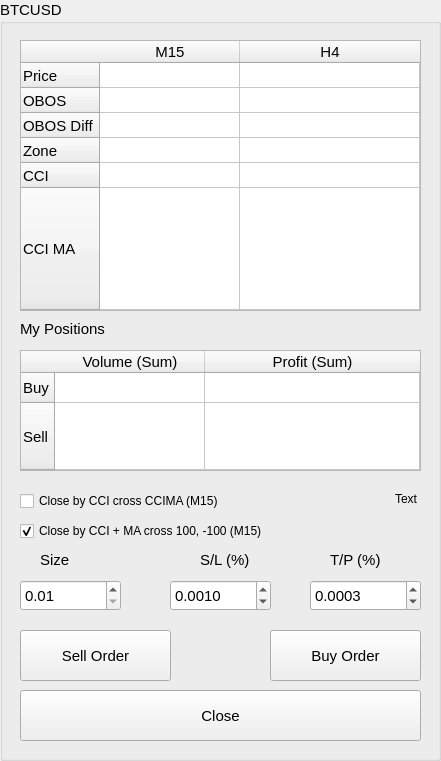
   <widget class="QGroupBox" name="groupBox_3">
    <property name="geometry">
     <rect>
      <x>920</x>
      <y>10</y>
      <width>441</width>
      <height>761</height>
     </rect>
    </property>
    <property name="font">
     <font>
      <family>Arial</family>
      <pointsize>11</pointsize>
      <weight>50</weight>
      <bold>false</bold>
     </font>
    </property>
    <property name="title">
     <string>BTCUSD</string>
    </property>
    <widget class="QPushButton" name="btnBuyBTCUSD">
     <property name="geometry">
      <rect>
       <x>270</x>
       <y>630</y>
       <width>151</width>
       <height>51</height>
      </rect>
     </property>
     <property name="font">
      <font>
       <family>Arial</family>
       <pointsize>11</pointsize>
       <weight>50</weight>
       <bold>false</bold>
      </font>
     </property>
     <property name="text">
      <string>Buy Order</string>
     </property>
    </widget>
    <widget class="QPushButton" name="btnSellBTCUSD">
     <property name="geometry">
      <rect>
       <x>20</x>
       <y>630</y>
       <width>151</width>
       <height>51</height>
      </rect>
     </property>
     <property name="font">
      <font>
       <family>Arial</family>
       <pointsize>11</pointsize>
       <weight>50</weight>
       <bold>false</bold>
      </font>
     </property>
     <property name="text">
      <string>Sell Order</string>
     </property>
    </widget>
    <widget class="QCheckBox" name="cbCloseCCI_BTCUSD">
     <property name="geometry">
      <rect>
       <x>20</x>
       <y>520</y>
       <width>401</width>
       <height>22</height>
      </rect>
     </property>
     <property name="font">
      <font>
       <family>Arial</family>
       <pointsize>9</pointsize>
       <weight>50</weight>
       <bold>false</bold>
      </font>
     </property>
     <property name="text">
      <string>Close by CCI + MA cross 100, -100 (M15)</string>
     </property>
     <property name="checked">
      <bool>true</bool>
     </property>
    </widget>
    <widget class="QCheckBox" name="cbCloseCCIMA_BTCUSD">
     <property name="geometry">
      <rect>
       <x>20</x>
       <y>490</y>
       <width>341</width>
       <height>22</height>
      </rect>
     </property>
     <property name="font">
      <font>
       <family>Arial</family>
       <pointsize>9</pointsize>
       <weight>50</weight>
       <bold>false</bold>
      </font>
     </property>
     <property name="text">
      <string>Close by CCI cross CCIMA (M15)</string>
     </property>
     <property name="checked">
      <bool>false</bool>
     </property>
    </widget>
    <widget class="QPushButton" name="btnCloseBTCUSD">
     <property name="geometry">
      <rect>
       <x>20</x>
       <y>690</y>
       <width>401</width>
       <height>51</height>
      </rect>
     </property>
     <property name="font">
      <font>
       <family>Arial</family>
       <pointsize>11</pointsize>
       <weight>50</weight>
       <bold>false</bold>
      </font>
     </property>
     <property name="text">
      <string>Close</string>
     </property>
    </widget>
    <widget class="QLabel" name="label_13">
     <property name="geometry">
      <rect>
       <x>20</x>
       <y>320</y>
       <width>131</width>
       <height>18</height>
      </rect>
     </property>
     <property name="font">
      <font>
       <family>Arial</family>
       <pointsize>11</pointsize>
       <weight>50</weight>
       <bold>false</bold>
      </font>
     </property>
     <property name="text">
      <string>My Positions</string>
     </property>
    </widget>
    <widget class="QTableWidget" name="tbStatusBTCUSD">
     <property name="enabled">
      <bool>true</bool>
     </property>
     <property name="geometry">
      <rect>
       <x>20</x>
       <y>40</y>
       <width>401</width>
       <height>271</height>
      </rect>
     </property>
     <property name="font">
      <font>
       <family>Arial</family>
       <pointsize>11</pointsize>
       <weight>50</weight>
       <bold>false</bold>
      </font>
     </property>
     <property name="cursor" stdset="0">
      <cursorShape>ArrowCursor</cursorShape>
     </property>
     <property name="autoFillBackground">
      <bool>false</bool>
     </property>
     <property name="editTriggers">
      <set>QAbstractItemView::NoEditTriggers</set>
     </property>
     <property name="selectionMode">
      <enum>QAbstractItemView::NoSelection</enum>
     </property>
     <property name="showGrid">
      <bool>true</bool>
     </property>
     <property name="rowCount">
      <number>6</number>
     </property>
     <property name="columnCount">
      <number>2</number>
     </property>
     <attribute name="horizontalHeaderCascadingSectionResizes">
      <bool>false</bool>
     </attribute>
     <attribute name="horizontalHeaderDefaultSectionSize">
      <number>140</number>
     </attribute>
     <attribute name="horizontalHeaderMinimumSectionSize">
      <number>45</number>
     </attribute>
     <attribute name="horizontalHeaderStretchLastSection">
      <bool>true</bool>
     </attribute>
     <attribute name="verticalHeaderCascadingSectionResizes">
      <bool>false</bool>
     </attribute>
     <attribute name="verticalHeaderDefaultSectionSize">
      <number>25</number>
     </attribute>
     <attribute name="verticalHeaderMinimumSectionSize">
      <number>25</number>
     </attribute>
     <attribute name="verticalHeaderStretchLastSection">
      <bool>true</bool>
     </attribute>
     <row>
      <property name="text">
       <string>Price</string>
      </property>
     </row>
     <row>
      <property name="text">
       <string>OBOS</string>
      </property>
     </row>
     <row>
      <property name="text">
       <string>OBOS Diff</string>
      </property>
     </row>
     <row>
      <property name="text">
       <string>Zone</string>
      </property>
     </row>
     <row>
      <property name="text">
       <string>CCI</string>
      </property>
     </row>
     <row>
      <property name="text">
       <string>CCI MA</string>
      </property>
     </row>
     <column>
      <property name="text">
       <string>M15</string>
      </property>
      <property name="font">
       <font>
        <family>Arial</family>
        <pointsize>11</pointsize>
       </font>
      </property>
     </column>
     <column>
      <property name="text">
       <string>H4</string>
      </property>
      <property name="font">
       <font>
        <family>Arial</family>
        <pointsize>11</pointsize>
       </font>
      </property>
     </column>
    </widget>
    <widget class="QDoubleSpinBox" name="sbTP_BTCUSD">
     <property name="geometry">
      <rect>
       <x>310</x>
       <y>580</y>
       <width>111</width>
       <height>31</height>
      </rect>
     </property>
     <property name="font">
      <font>
       <family>Arial</family>
       <pointsize>11</pointsize>
       <weight>50</weight>
       <bold>false</bold>
      </font>
     </property>
     <property name="decimals">
      <number>4</number>
     </property>
     <property name="minimum">
      <double>0.000100000000000</double>
     </property>
     <property name="singleStep">
      <double>0.000100000000000</double>
     </property>
     <property name="value">
      <double>0.000300000000000</double>
     </property>
    </widget>
    <widget class="QLabel" name="label_8">
     <property name="geometry">
      <rect>
       <x>40</x>
       <y>550</y>
       <width>51</width>
       <height>20</height>
      </rect>
     </property>
     <property name="font">
      <font>
       <family>Arial</family>
       <pointsize>11</pointsize>
       <weight>50</weight>
       <bold>false</bold>
      </font>
     </property>
     <property name="text">
      <string>Size</string>
     </property>
    </widget>
    <widget class="QDoubleSpinBox" name="sbSL_BTCUSD">
     <property name="geometry">
      <rect>
       <x>170</x>
       <y>580</y>
       <width>101</width>
       <height>31</height>
      </rect>
     </property>
     <property name="font">
      <font>
       <family>Arial</family>
       <pointsize>11</pointsize>
       <weight>50</weight>
       <bold>false</bold>
      </font>
     </property>
     <property name="decimals">
      <number>4</number>
     </property>
     <property name="minimum">
      <double>0.000100000000000</double>
     </property>
     <property name="singleStep">
      <double>0.000100000000000</double>
     </property>
     <property name="value">
      <double>0.001000000000000</double>
     </property>
    </widget>
    <widget class="QDoubleSpinBox" name="sbSize_BTCUSD">
     <property name="geometry">
      <rect>
       <x>20</x>
       <y>580</y>
       <width>101</width>
       <height>31</height>
      </rect>
     </property>
     <property name="font">
      <font>
       <family>Arial</family>
       <pointsize>11</pointsize>
       <weight>50</weight>
       <bold>false</bold>
      </font>
     </property>
     <property name="minimum">
      <double>0.010000000000000</double>
     </property>
     <property name="singleStep">
      <double>0.010000000000000</double>
     </property>
    </widget>
    <widget class="QLabel" name="label_20">
     <property name="geometry">
      <rect>
       <x>330</x>
       <y>550</y>
       <width>81</width>
       <height>20</height>
      </rect>
     </property>
     <property name="font">
      <font>
       <family>Arial</family>
       <pointsize>11</pointsize>
       <weight>50</weight>
       <bold>false</bold>
      </font>
     </property>
     <property name="text">
      <string>T/P (%)</string>
     </property>
    </widget>
    <widget class="QLabel" name="label_19">
     <property name="geometry">
      <rect>
       <x>200</x>
       <y>550</y>
       <width>71</width>
       <height>20</height>
      </rect>
     </property>
     <property name="font">
      <font>
       <family>Arial</family>
       <pointsize>11</pointsize>
       <weight>50</weight>
       <bold>false</bold>
      </font>
     </property>
     <property name="text">
      <string>S/L (%)</string>
     </property>
    </widget>
    <widget class="QTableWidget" name="tbAccountBTCUSD">
     <property name="geometry">
      <rect>
       <x>20</x>
       <y>350</y>
       <width>401</width>
       <height>121</height>
      </rect>
     </property>
     <property name="font">
      <font>
       <family>Arial</family>
       <pointsize>11</pointsize>
       <weight>50</weight>
       <bold>false</bold>
      </font>
     </property>
     <property name="editTriggers">
      <set>QAbstractItemView::NoEditTriggers</set>
     </property>
     <property name="selectionMode">
      <enum>QAbstractItemView::NoSelection</enum>
     </property>
     <property name="rowCount">
      <number>2</number>
     </property>
     <property name="columnCount">
      <number>2</number>
     </property>
     <attribute name="horizontalHeaderDefaultSectionSize">
      <number>150</number>
     </attribute>
     <attribute name="horizontalHeaderMinimumSectionSize">
      <number>150</number>
     </attribute>
     <attribute name="horizontalHeaderStretchLastSection">
      <bool>true</bool>
     </attribute>
     <attribute name="verticalHeaderDefaultSectionSize">
      <number>30</number>
     </attribute>
     <attribute name="verticalHeaderMinimumSectionSize">
      <number>30</number>
     </attribute>
     <attribute name="verticalHeaderStretchLastSection">
      <bool>true</bool>
     </attribute>
     <row>
      <property name="text">
       <string>Buy</string>
      </property>
     </row>
     <row>
      <property name="text">
       <string>Sell</string>
      </property>
     </row>
     <column>
      <property name="text">
       <string>Volume (Sum)</string>
      </property>
     </column>
     <column>
      <property name="text">
       <string>Profit (Sum)</string>
      </property>
     </column>
    </widget>
    <widget class="QLabel" name="labelCloseBTCUSD">
     <property name="geometry">
      <rect>
       <x>340</x>
       <y>490</y>
       <width>77</width>
       <height>18</height>
      </rect>
     </property>
     <property name="font">
      <font>
       <pointsize>9</pointsize>
      </font>
     </property>
     <property name="text">
      <string>Text</string>
     </property>
     <property name="alignment">
      <set>Qt::AlignRight|Qt::AlignTrailing|Qt::AlignVCenter</set>
     </property>
    </widget>
   </widget>
